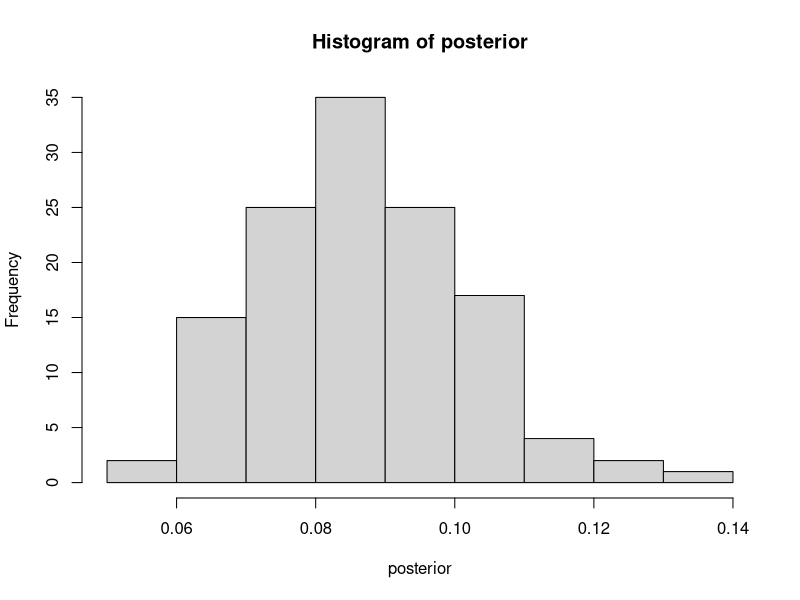

Generate this figure with R: (Note: a time limit stopped this script after it produced the figure.)


#### This computes the likelihood
like <- function(p,w,n,sw,z,x0){
  if (w > 0){
    kernel <- p^w * (1-p)^((n-w)*(x0+1)+ sw)
    prob <- factorial(n) * 1/((factorial(n-w) *  prod(factorial(z))) ) * kernel}else{
      prob <- (1-p)^((n-w)*(x0+1)+ sw)}
  return(prob)
}

#curve(like(x,output1$w, output1$n, output1$sw, output1$z, output1$x0), from = 0, to = 0.3)

### This crunches the numbers to get binomial results from the posterior
binpost <- function(bign, bigx, threshold){
  apost = bigx +1
  bpost <- bign - bigx + 10
  TheResults <- rep(0,5)
  ##curve(dbeta(x, apost, bpost))
  TheResults[1] <- pbeta(threshold, apost, bpost, lower.tail = FALSE)
  TheResults[2] <- qbeta(0.025, apost, bpost)
  TheResults[3] <- qbeta(0.5, apost, bpost)
  TheResults[4] <- qbeta(0.975, apost, bpost)
  TheResults[5] <- pbeta(threshold, apost, bpost, lower.tail = TRUE)
  names(TheResults) <- c("P>0.1", "2.5", "Med", "97.5", "P>1")
  return(TheResults)
}


### This crunches numbers to get the geometric posterior
geompost <- function(posterior, threshold){
  TheResults <- rep(0,5)
  TheResults[1] <- length(posterior[posterior > threshold])/length(posterior)
  TheResults[2] <- quantile(posterior, .025)
  TheResults[3] <- quantile(posterior, .5)
  TheResults[4] <- quantile(posterior, 0.975)
  TheResults[5] <- length(posterior[posterior <= threshold])/length(posterior)
  names(TheResults) <- c("P>0.1", "2.5", "Med", "97.5", "P>1")
  return(TheResults)
}

### This drives the simulation and collects the summary statistics
simit <- function(p=0.1, n=30,m=30,x0=30){
  pop <- rbinom((n*m), 1, p)
  samp30t30 <- sum(pop)
  samp33t6 <- sum(sample(pop, 198))
  samp67t3 <- sum(sample(pop, 201))
  lqas1 <- qbinom(0.1, 198, 0.1)
  lqas2 <- qbinom(0.1, 201, 0.1)
  lqas3 <- qbinom(0.1, 900, 0.1)
  #sum(dbinom(c(0:samp33t6), 198, 0.1))
  
  popm <- matrix(pop, n, m)
  popm <- cbind(popm, rep(1, m))
  
  x <- apply(popm, 1, function(x)  min(which(x ==1)))
  
  ## next, we extract the sufficient statistics
  ## Not convinced that this is right!!!!!
  w <- length(x[x <= x0])
  sw <- sum(x[x <= x0])
  tij <- factor(x)
  z <- as.vector(xtabs(~tij))#[xtabs(~tij) > 1])
  ## because I've coded 31 for truncation, I need to remove truncations
  if (length(z) > 1){z <- z[-length(z)]}else{z<-0}
  
  ## this is the mle which I ought to collect for collation
  mlecg <- w/ ( n * (x0+1) - w * x0 + sw)
  
  return(list(mlecg=mlecg, n=n, z=z, popm=popm,w=w,sw=sw, x0=x0, samp30t30=samp30t30, samp67t3=samp67t3, samp33t6=samp33t6))
}



## now a little rejection sampler
rejsamp <- function(postreps = 1000, sumstats){  
  wl <- sumstats$w
  nl <- sumstats$n
  swl <- sumstats$sw
  zl <- sumstats$z
  mlecgl <- sumstats$mlecg
  x0l <- sumstats$x0
  posterior <- rep(NA,postreps)
  for (i in 1:postreps){
    pstar <- rbeta(1, 1, 5)
    likerat <- like(pstar,wl,nl,swl,zl,x0l)/like(mlecgl,wl,nl,swl,zl,x0l)
    u <- runif(1)
    if (u < likerat) posterior[i] = pstar
  }
  
  ## this seems very naughty now calling the globa environment
  posterior <- na.omit(posterior)
  return(posterior)
}




###### Now I am running a simulation
n <- x0 <- 30 ## number of individuals in sample
m <- 30 ## number of samples
ureps <- 200 ## number of levels
rreps <- 100 ## replicates within a level
threshold <- 0.1 ## this is the intervention level
postreps <- 10000 ## number of reps needed for the posterior
posterior <- rep(NA, postreps)



###### This seems to work functionally.
###### Alternative censoring strategy not hardwired.

output1 <- simit(p=0.1)
posterior <- rejsamp(1000, output1)
hist(posterior)
round(binpost(bigx = output1$samp30t30, bign=900, threshold = 0.1),3)
round(binpost(bigx = output1$samp67t3, bign=201, threshold = 0.1),3)
round(binpost(bigx = output1$samp33t6, bign=198, threshold = 0.1),3)
geompost(posterior, threshold = 0.1)


### Now I'm trying to extract information from the various posterior distributions.
## collate some crude and some rejection sampler based stats
## These must be binomial posteriors??????

## Need apost and bpost for the other designs!!!!!!!





x.g <- matrix("numeric", (ureps*rreps), 6)
x.b30 <- matrix("numeric", (ureps*rreps), 6)
x.b67 <- matrix("numeric", (ureps*rreps), 6)
x.b33 <- matrix("numeric", (ureps*rreps), 6)




pee <- rep(seq(from = 0.01, to = 0.3, length = ureps),rreps)

for (i in 1:(ureps*rreps)){
  
  #i <- 3
  
  output1 <- simit(pee[i])
  posterior <- rejsamp(1000, output1)
  x.b30[i,c(1:5)] <- (binpost(bigx = output1$samp30t30, bign=900, threshold = 0.1))
  x.b67[i,c(1:5)] <- (binpost(bigx = output1$samp67t3, bign=201, threshold = 0.1))
  x.b33[i,c(1:5)] <- (binpost(bigx = output1$samp33t6, bign=198, threshold = 0.1))
  x.g[i,c(1:5)] <- geompost(posterior, threshold = 0.1)
  x.b30[i,6] <- ifelse(output1$samp30t30>=78,1,0)
  x.b67[i,6] <- ifelse(output1$samp67t3>14,1,0)
  x.b33[i,6] <- ifelse(output1$samp33t6>13,1,0)
  cat(i)
  cat("\t")
}


par(mfrow = c(2,2))
plot(pee[1:200], x.g[1:200,3], pch = 16, ylim = c(0,0.4), bty="n", xlab = "Simulated proportion", ylab = "Estimated proportion", main = "Geometric scheme")
arrows(x0=pee[1:200], y0=as.numeric(x.g[1:200,3]), y1= as.numeric(x.g[1:200,4]), length = 0.001)
arrows(x0=pee[1:200], y0=as.numeric(x.g[1:200,3]), y1= as.numeric(x.g[1:200,2]), length = 0.001)

plot(pee[1:200], x.b30[1:200,3], pch = 16, ylim = c(0,0.4), bty="n", xlab = "Simulated proportion", ylab = "Estimated proportion", main = "30 by 30 scheme")
arrows(x0=pee[1:200], y0=as.numeric(x.b30[1:200,3]), y1= as.numeric(x.b30[1:200,4]), length = 0.001)
arrows(x0=pee[1:200], y0=as.numeric(x.b30[1:200,3]), y1= as.numeric(x.b30[1:200,2]), length = 0.001)

plot(pee[1:200], x.b67[1:200,3], pch = 16, ylim = c(0,0.4), bty="n", xlab = "Simulated proportion", ylab = "Estimated proportion", main = "67 by 3 scheme")
arrows(x0=pee[1:200], y0=as.numeric(x.b67[1:200,3]), y1= as.numeric(x.b67[1:200,4]), length = 0.001)
arrows(x0=pee[1:200], y0=as.numeric(x.b67[1:200,3]), y1= as.numeric(x.b67[1:200,2]), length = 0.001)

plot(pee[1:200], x.b33[1:200,3], pch = 16, ylim = c(0,0.4), bty="n", xlab = "Simulated proportion", ylab = "Estimated proportion", main = "33 by 6 scheme")
arrows(x0=pee[1:200], y0=as.numeric(x.b33[1:200,3]), y1= as.numeric(x.b33[1:200,4]), length = 0.001)
arrows(x0=pee[1:200], y0=as.numeric(x.b33[1:200,3]), y1= as.numeric(x.b33[1:200,2]), length = 0.001)


par(mfrow = c(2,2))
plot(pee, x.g[,1], pch = ".", xlab = "Simulated proportion", ylab = "Posterior Prob p>0.1", main = "Geometric scheme")
abline(v=0.1)
plot(pee, x.b30[,1], pch = ".", xlab = "Simulated proportion", ylab = "Posterior Prob p>0.1", main = "30 by 30 scheme")
abline(v=0.1)
plot(pee, x.b67[,1], pch = ".", xlab = "Simulated proportion", ylab = "Posterior Prob p>0.1", main = "67 by 3 scheme")
abline(v=0.1)
plot(pee, x.b33[,1], pch = ".", xlab = "Simulated proportion", ylab = "Posterior Prob p>0.1", main = "33 by 6 scheme")
abline(v=0.1)


par(mfrow = c(2,2))
plot(pee, x.g[,5], pch = ".", xlab = "Simulated proportion", ylab = "Posterior Prob p<0.1", main = "Geometric scheme")
abline(v=0.1)
plot(pee, x.b30[,5], pch = ".", xlab = "Simulated proportion", ylab = "Posterior Prob p<0.1", main = "30 by 30 scheme")
abline(v=0.1)
plot(pee, x.b67[,5], pch = ".", xlab = "Simulated proportion", ylab = "Posterior Prob p<0.1", main = "67 by 3 scheme")
abline(v=0.1)
plot(pee, x.b33[,5], pch = ".", xlab = "Simulated proportion", ylab = "Posterior Prob p<0.1", main = "33 by 6 scheme")
abline(v=0.1)

b30lqas <- aggregate(x= as.numeric(x.b30[,6]), by = list(pee=pee), FUN=function(x)sum(x)/100)
b33lqas <- aggregate(x= as.numeric(x.b33[,6]), by = list(pee=pee), FUN=function(x)sum(x)/100)
b67lqas <- aggregate(x= as.numeric(x.b67[,6]), by = list(pee=pee), FUN=function(x)sum(x)/100)

par(mfrow = c(1,1))
grule <- aggregate(x= as.numeric(x.g[,1]),by = list(pee=pee),FUN=function(x)length(x[x>0.05]) )
b30rule <- aggregate(x= as.numeric(x.b30[,1]),by = list(pee=pee),FUN=function(x)length(x[x>0.05]) )
b67rule <- aggregate(x= as.numeric(x.b67[,1]),by = list(pee=pee),FUN=function(x)length(x[x>0.05]) )
b33rule <- aggregate(x= as.numeric(x.b33[,1]),by = list(pee=pee),FUN=function(x)length(x[x>0.05]) )


b30lqas <- aggregate(x= as.numeric(x.b30[,6]), by = list(pee=pee), FUN=function(x)sum(x)/100)




plot(grule[,1], grule[,2], cex=0.4, xlab="Simulated prevalence", ylab = "Percentage of alerts", pch = 16)
points(b30lqas[,1],b30lqas[,2]*100, pch= 8, col = "red", cex = 0.4)
points(b33lqas[,1],b33lqas[,2]*100, pch= 8, col = "blue")
points(b67lqas[,1],b67lqas[,2]*100, pch= 8, col = "green")
lines(lowess(grule[,1], grule[,2], f = 0.1), lwd = 2, lty = 2)
points(b30rule[,1], b30rule[,2], pch = 16, cex = 0.4, col = "red")
lines(lowess(b30rule[,1], b30rule[,2], f = 0.1), lwd = 2, col = "red")
points(b67rule[,1], b67rule[,2], pch = 2, cex = 0.4, col="blue")
lines(lowess(b67rule[,1], b67rule[,2], f = 0.1), lwd = 2, lty  = 3, col = "blue")
points(b33rule[,1], b33rule[,2], pch = 3, cex = 0.4, col = "green")
lines(lowess(b33rule[,1], b33rule[,2], f = 0.1), lwd = 2, lty = 4, col = "green")

abline(h=90)

par(mfrow = c(1,1))
grule <- aggregate(x= as.numeric(x.g[,1]),by = list(pee=pee),FUN=function(x)length(x[x>0.4]) )/100
b30rule <- aggregate(x= as.numeric(x.b30[,1]),by = list(pee=pee),FUN=function(x)length(x[x>0.4]) )/100
b67rule <- aggregate(x= as.numeric(x.b67[,1]),by = list(pee=pee),FUN=function(x)length(x[x>0.4]) )/100
b33rule <- aggregate(x= as.numeric(x.b33[,1]),by = list(pee=pee),FUN=function(x)length(x[x>0.4]) )/100



plot(grule[,1], 100*grule[,2], cex=0.4, xlab="Simulated prevalence", ylab = "Percentage of alerts")
lines(lowess(grule[,1], 100*grule[,2], f = 0.1), lwd = 2, lty = 2)
points(b30rule[,1], 100*b30rule[,2], pch = 16, cex = 0.4, col = "red")
lines(lowess(b30rule[,1], 100*b30rule[,2], f = 0.1), lwd = 2, col = "red")
points(b67rule[,1], 100*b67rule[,2], pch = 2, cex = 0.4, col="blue")
lines(lowess(b67rule[,1], 100*b67rule[,2], f = 0.191), lwd = 2, lty  = 3, col = "blue")
points(b33rule[,1], 100*b33rule[,2], pch = 3, cex = 0.4, col = "green")
lines(lowess(b303ule[,1], 100*b33rule[,2], f = 0.5), lwd = 2, lty = 4)
